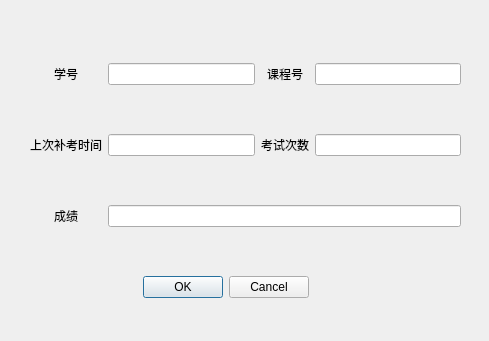
<?xml version="1.0" encoding="UTF-8"?>
<ui version="4.0">
 <class>AddGradeInfo</class>
 <widget class="QMainWindow" name="AddGradeInfo">
  <property name="geometry">
   <rect>
    <x>0</x>
    <y>0</y>
    <width>489</width>
    <height>341</height>
   </rect>
  </property>
  <property name="windowTitle">
   <string>添加成绩信息</string>
  </property>
  <property name="styleSheet">
   <string notr="true">background-image: url(:/background/7.jpg);</string>
  </property>
  <widget class="QWidget" name="centralwidget">
   <widget class="QWidget" name="gridLayoutWidget">
    <property name="geometry">
     <rect>
      <x>30</x>
      <y>20</y>
      <width>431</width>
      <height>321</height>
     </rect>
    </property>
    <layout class="QGridLayout" name="gridLayout">
     <item row="1" column="1">
      <widget class="QLineEdit" name="lasttime">
       <property name="styleSheet">
        <string notr="true">background-image: url(:/background/4.jpg);</string>
       </property>
      </widget>
     </item>
     <item row="2" column="0">
      <widget class="QLabel" name="label_5">
       <property name="text">
        <string>成绩</string>
       </property>
       <property name="alignment">
        <set>Qt::AlignCenter</set>
       </property>
      </widget>
     </item>
     <item row="0" column="1">
      <widget class="QLineEdit" name="account">
       <property name="styleSheet">
        <string notr="true">background-image: url(:/background/4.jpg);</string>
       </property>
      </widget>
     </item>
     <item row="0" column="2">
      <widget class="QLabel" name="label_2">
       <property name="text">
        <string>课程号</string>
       </property>
       <property name="alignment">
        <set>Qt::AlignCenter</set>
       </property>
      </widget>
     </item>
     <item row="2" column="1" colspan="3">
      <widget class="QLineEdit" name="grade">
       <property name="styleSheet">
        <string notr="true">background-image: url(:/background/4.jpg);</string>
       </property>
      </widget>
     </item>
     <item row="1" column="0">
      <widget class="QLabel" name="label_3">
       <property name="text">
        <string>上次补考时间</string>
       </property>
       <property name="alignment">
        <set>Qt::AlignCenter</set>
       </property>
      </widget>
     </item>
     <item row="0" column="3">
      <widget class="QLineEdit" name="classid">
       <property name="styleSheet">
        <string notr="true">background-image: url(:/background/4.jpg);</string>
       </property>
      </widget>
     </item>
     <item row="1" column="2">
      <widget class="QLabel" name="label_4">
       <property name="text">
        <string>考试次数</string>
       </property>
       <property name="alignment">
        <set>Qt::AlignCenter</set>
       </property>
      </widget>
     </item>
     <item row="1" column="3">
      <widget class="QLineEdit" name="times">
       <property name="styleSheet">
        <string notr="true">background-image: url(:/background/4.jpg);</string>
       </property>
      </widget>
     </item>
     <item row="0" column="0">
      <widget class="QLabel" name="label">
       <property name="text">
        <string>学号</string>
       </property>
       <property name="alignment">
        <set>Qt::AlignCenter</set>
       </property>
      </widget>
     </item>
     <item row="3" column="1" colspan="2">
      <widget class="QDialogButtonBox" name="buttonBox">
       <property name="styleSheet">
        <string notr="true">background-image: url(:/background/4.jpg);</string>
       </property>
       <property name="standardButtons">
        <set>QDialogButtonBox::Cancel|QDialogButtonBox::Ok</set>
       </property>
      </widget>
     </item>
    </layout>
   </widget>
  </widget>
 </widget>
 <resources/>
 <connections/>
</ui>
